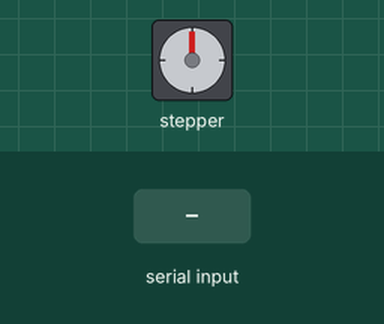
This sketch was run on a simulated Arduino Uno, built with avr-gcc and run on an emulated ATmega328P. On the bench: stepper motor. Inputs (shaded band) come from the test bench. Stepper angles assume 200 steps per turn.

Above: at 1.2 s.
1.3 s: "LEFT\n" received over Serial
At 1.45 s:
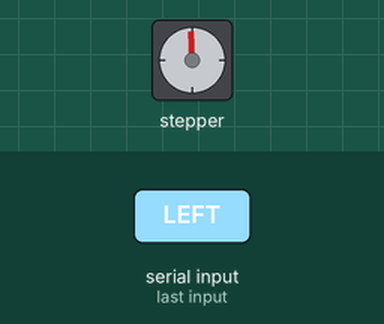
At 2.05 s:
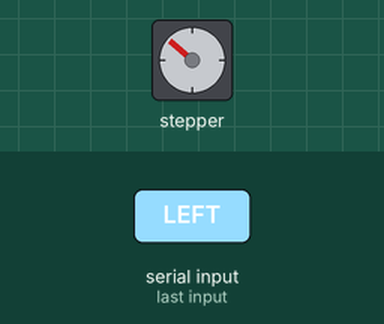
4.3 s: "RIGHT\n" received over Serial
At 4.47 s:
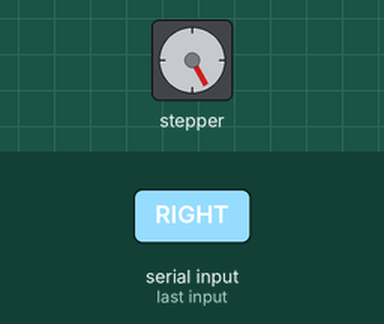
Timing chart, 0 to 16.3 s (numbered marks = the images above; inputs shaded):
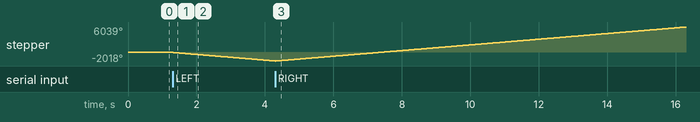

The sketch:

motor_control.ino
```cpp
#include <AccelStepper.h>

#define DIR_PIN 4
#define STEP_PIN 5
#define MOTOR_INTERFACE_TYPE 1  // Driver STEP/DIR

AccelStepper stepper(MOTOR_INTERFACE_TYPE, STEP_PIN, DIR_PIN);

String command = "";

void setup() {
  Serial.begin(9600);
  stepper.setMaxSpeed(800);
  stepper.setAcceleration(400);
}

void loop() {
  if (Serial.available() > 0) {
    command = Serial.readStringUntil('\n');
    command.trim();
  }

  if (command == "LEFT") {
    stepper.setSpeed(-400);
    stepper.runSpeed();
  }
  else if (command == "RIGHT") {
    stepper.setSpeed(400);
    stepper.runSpeed();
  }
  else {
    stepper.setSpeed(0);
  }
}
```

Measured:
- after the input at 1.3 s, stepper: keeps turning counter-clockwise at about 675°/s, starting at once
